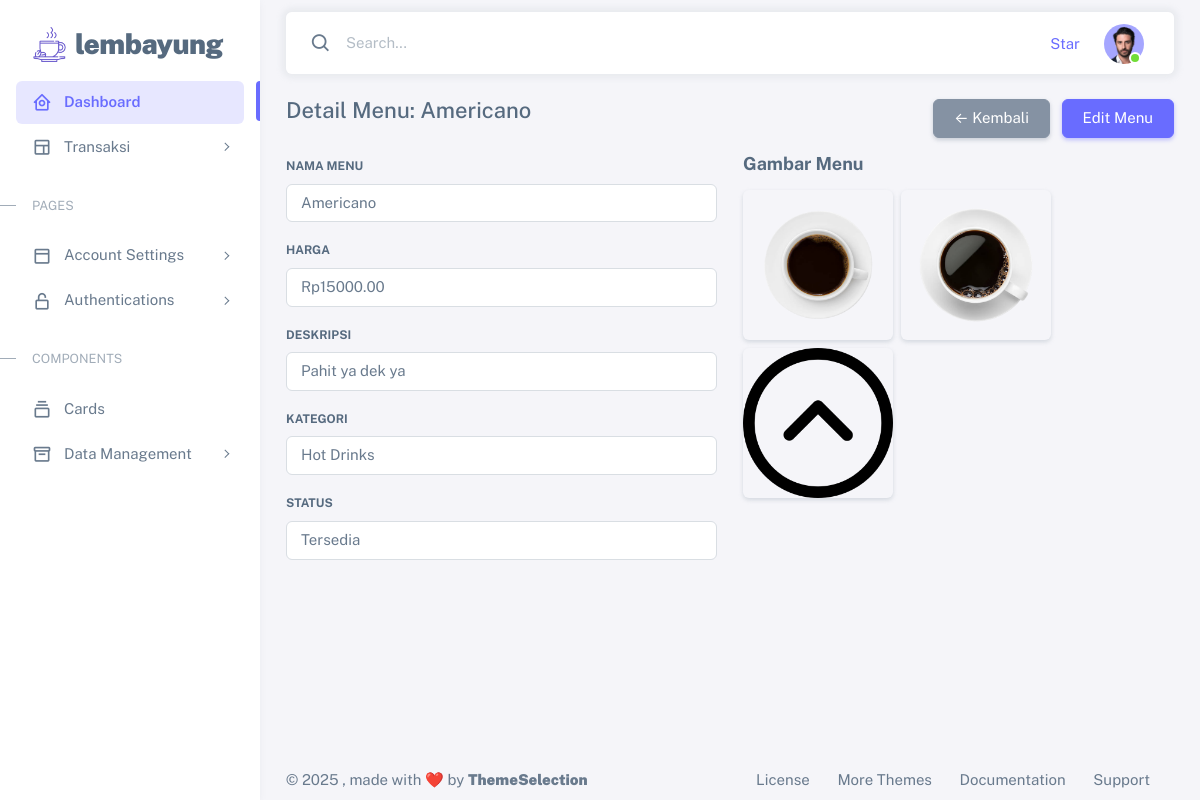
/menus/menus/3/, run on the app's committed database.
### menus/models.py (models this page shows, shortened)
class Menu(models.Model):
    STATUS_MENU_CHOICES = [
        ('tersedia', 'Tersedia'),
        ('habis', 'Habis'),
        ('belum', 'Belum Tersedia'),
    ]
    nama_menu = models.CharField(max_length=100)
    harga = models.DecimalField(max_digits=10, decimal_places=2)
    deskripsi = models.TextField(blank=True, null=True)
    kategori = models.ForeignKey(KategoriMenu, null=True, blank=True, on_delete=models.SET_NULL)
    status = models.CharField(
        max_length=10,
        choices=STATUS_MENU_CHOICES,
        default='tersedia'
    )

class KategoriMenu(models.Model):
    nama_kategori = models.CharField(max_length=100, unique=True)
    class Meta:
        verbose_name_plural = "Kategori Menu" # Opsional: Untuk nama yang lebih baik di admin

class GambarMenu(models.Model):
    menu = models.ForeignKey(Menu, related_name='gambar_menu', on_delete=models.CASCADE)
    gambar = models.ImageField(upload_to='menu/')

### menus/views.py (the view, shortened to what this page needs)
# urls.py: path('menus/<int:pk>/', views.menu_detail, name='menu_detail'),
def menu_detail(request, pk):
    menu = get_object_or_404(Menu, pk=pk)
    kategoris = KategoriMenu.objects.all()
    return render(request, 'menus/menu_detail.html', {
        'menu': menu,
        'kategoris': kategoris
    })

### templates/menus/menu_detail.html (shortened to what this page needs)
{% extends 'base.html' %}
{% load static %}
{% block content %}
<div class="container mt-4">
  <div class="d-flex justify-content-between align-items-center mb-3">
    <h4>Detail Menu: {{ menu.nama_menu }}</h4>
    <div>
      <a href="{% url 'menus_crud' %}" class="btn btn-secondary">&larr; Kembali</a>
      <button class="btn btn-primary ms-2" onclick="toggleEditForm()">Edit Menu</button>
    </div>
  </div>
  <div id="viewMode">
    <div class="row">
      <div class="col-md-6">
        <div class="mb-3">
          <label class="form-label fw-bold">Nama Menu</label>
          <div class="form-control">{{ menu.nama_menu }}</div>
        </div>
        <div class="mb-3">
          <label class="form-label fw-bold">Harga</label>
          <div class="form-control">Rp{{ menu.harga }}</div>
        </div>
        <div class="mb-3">
          <label class="form-label fw-bold">Deskripsi</label>
          <div class="form-control">{{ menu.deskripsi|default:"-" }}</div>
        </div>
        <div class="mb-3">
          <label class="form-label fw-bold">Kategori</label>
          <div class="form-control">{{ menu.kategori.nama_kategori|default:"-" }}</div>
        </div>
        <div class="mb-3">
          <label class="form-label fw-bold">Status</label>
          <div class="form-control">{{ menu.get_status_display }}</div>
        </div>
      </div>
      <div class="col-md-6">
        <h5 class="fw-bold">Gambar Menu</h5>
        <div class="d-flex flex-wrap gap-2">
          {% for g in menu.gambar_menu.all %}
            <img src="{{ g.gambar.url }}" class="rounded shadow-sm" style="height: 150px; width: 150px; object-fit: cover;" alt="Gambar Menu">
          {% empty %}
            <p class="text-muted">Belum ada gambar</p>
          {% endfor %}
        </div>
      </div>
    </div>
  </div>
</div>
{% endblock %}

### data on the page
Menu: nama_menu "Americano", harga "15000.00", deskripsi "Pahit ya dek ya", kategori.nama_kategori "Hot Drinks", status "Tersedia"
GambarMenu: gambar (picture)
GambarMenu: gambar (picture)
GambarMenu: gambar (picture)
